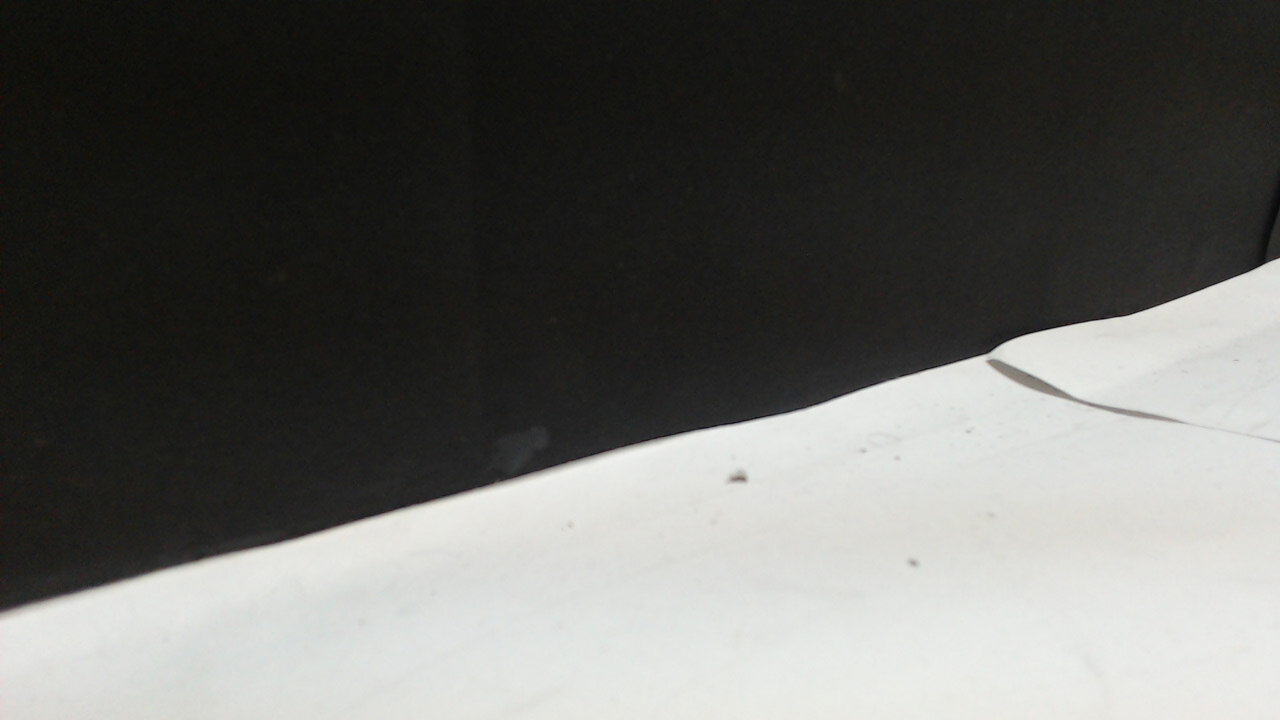
//> input picture Codes(IP Workshop)/66.jpg, 1280 x 720 px
$ ./PS3   (built with g++ and OpenCV 4)
//> lines starting //> are read from the running program, lines starting //| are printed output that depends on the picture; after the words box and inside, x2 and y2 are one past the last pixel; in counts of white or black regions, pixels touching at a corner belong together
#include<opencv2/highgui/highgui.hpp>
#include<opencv2/imgproc/imgproc.hpp>
#include<opencv2/core/core.hpp>
#include<iostream>
#include<stdio.h>
#include<bits/stdc++.h>
using namespace cv;
using namespace std;
int main()
{
	Mat img1=imread("66.jpg",0);
//> img1: 720 rows x 1280 cols, CV_8UC1; min 4, max 244, mean 102.1
	Mat img2=imread("88.jpg",0);
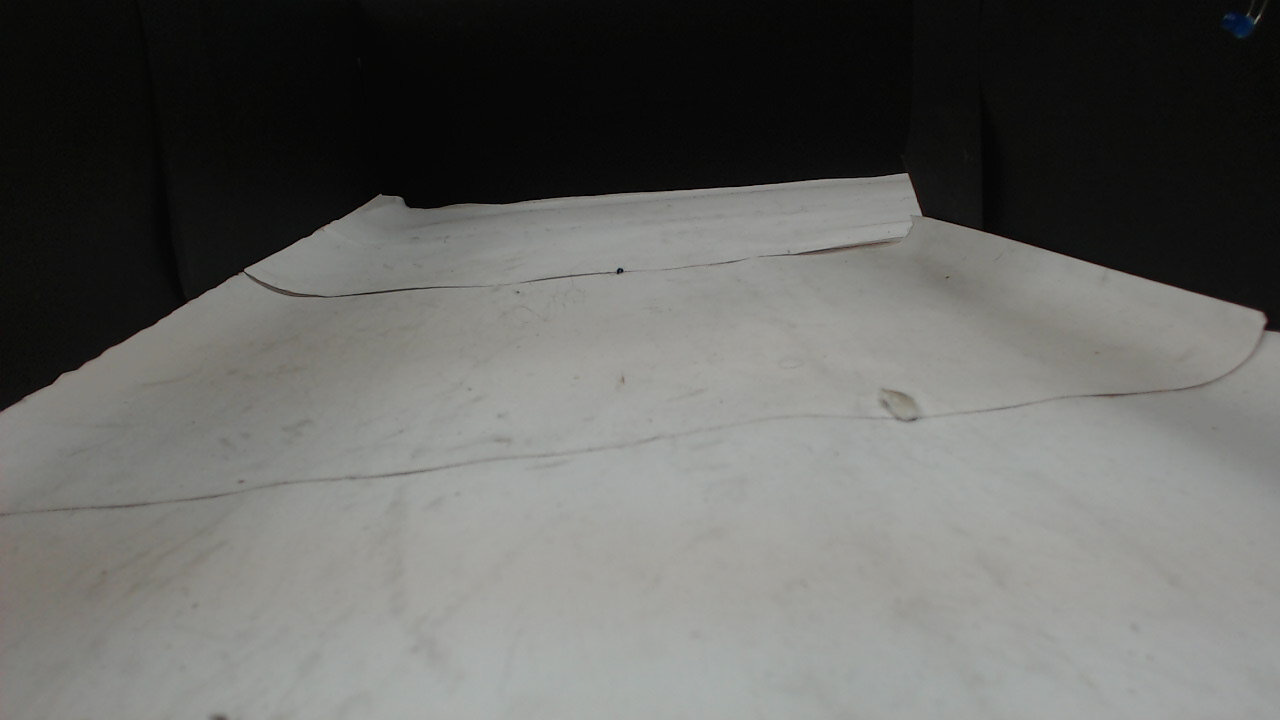
//> input picture Codes(IP Workshop)/88.jpg, 1280 x 720 px
//> img2: 720 rows x 1280 cols, CV_8UC1; min 0, max 174, mean 101.5
	Mat img3=imread("l31.jpg",0);
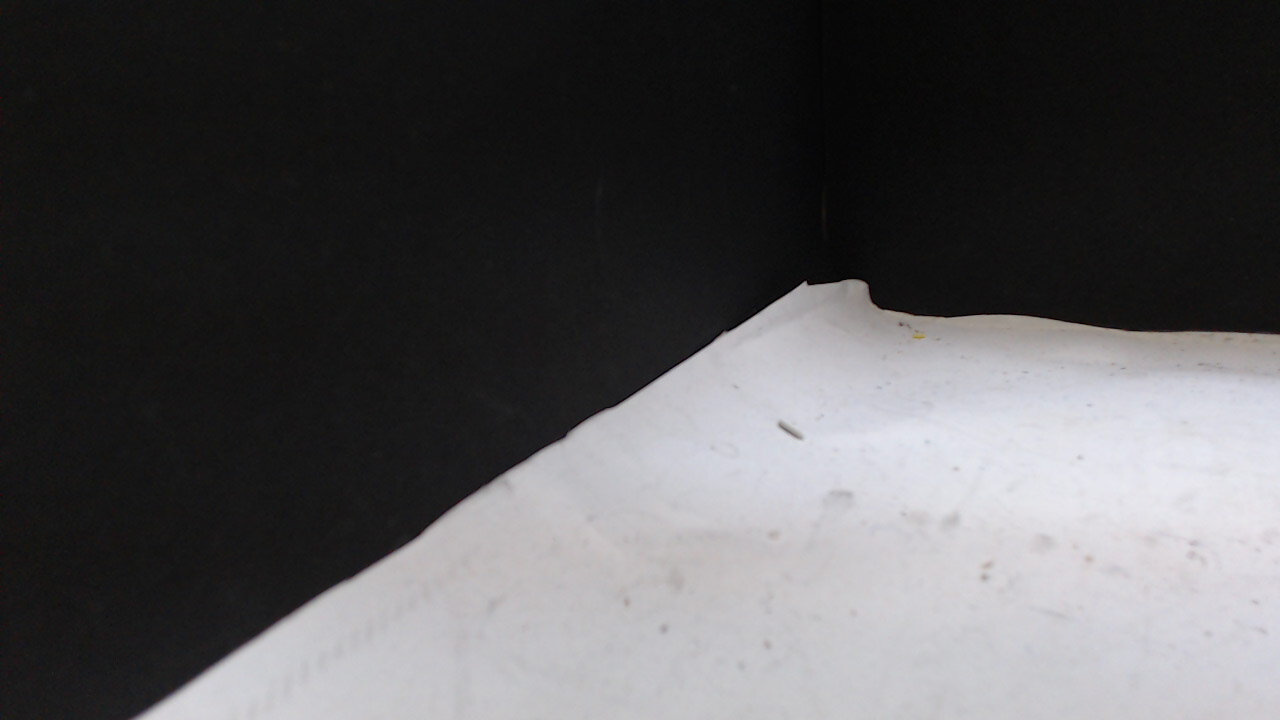
//> input picture Codes(IP Workshop)/l31.jpg, 1280 x 720 px
//> img3: 720 rows x 1280 cols, CV_8UC1; min 0, max 235, mean 85.4
    	for(int i=0;i<img1.rows;i++)
    	{
        	for(int j=0;j<img1.cols;j++)
        	{
            		if(img1.at<uchar>(i,j)>100)
                	img1.at<uchar>(i,j)=255;
            		else
                	img1.at<uchar>(i,j)=0;
        	}
    	}
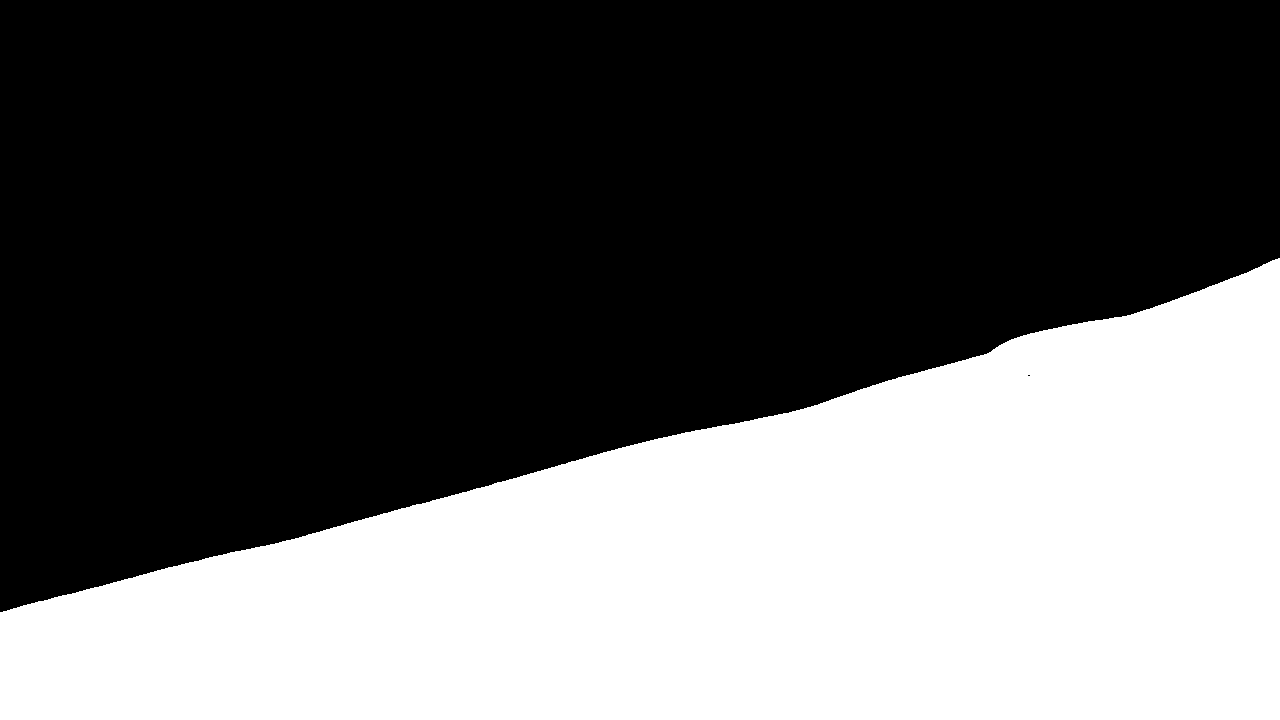
//> img1: 720 rows x 1280 cols, CV_8UC1; 38.4% white; 1 white region, box (x1, y1, x2, y2) and area: (0, 258, 1280, 720) 353504
    	for(int i=0;i<img2.rows;i++)
    	{
        	for(int j=0;j<img2.cols;j++)
        	{
            		if(img2.at<uchar>(i,j)>25)
                	img2.at<uchar>(i,j)=255;
            	else
                	img2.at<uchar>(i,j)=0;
        	}
    	}
//> img2: 720 rows x 1280 cols, CV_8UC1; 66% white; 6 black regions (4 under 20 px), largest, box (x1, y1, x2, y2) and area: (0, 0, 1280, 410) 313156, (1250, 0, 1266, 19) 161
    	for(int i=0;i<img3.rows;i++)
    	{
        	for(int j=0;j<img3.cols;j++)
        	{
            		if(img3.at<uchar>(i,j)>100)
                	img3.at<uchar>(i,j)=255;
            		else
                	img3.at<uchar>(i,j)=0;
        	}
    	}
//> img3: 720 rows x 1280 cols, CV_8UC1; 36.8% white; 1 white region, box (x1, y1, x2, y2) and area: (134, 280, 1280, 720) 338872
    	dilate(img1,img1,Mat());
    	erode(img1,img1,Mat());
//> img1: 720 rows x 1280 cols, CV_8UC1; 38.4% white; 1 white region, box (x1, y1, x2, y2) and area: (0, 258, 1280, 720) 353506
    	dilate(img2,img2,Mat());
    	erode(img2,img2,Mat());
//> img2: 720 rows x 1280 cols, CV_8UC1; 66% white; 2 black regions, box (x1, y1, x2, y2) and area: (0, 0, 1280, 410) 312934, (1251, 0, 1265, 18) 156
    	dilate(img3,img3,Mat());
    	erode(img3,img3,Mat());
//> img3: 720 rows x 1280 cols, CV_8UC1; 36.8% white; 1 white region
    	vector<vector<Point>>contours1;
    	vector<vector<Point>>contours2;
    	vector<vector<Point>>contours3;
    	vector<Vec4i>hierarchy;
    	findContours(img1,contours1,hierarchy,CV_RETR_TREE,CV_CHAIN_APPROX_SIMPLE,Point(0,0));
//> contours1 = 1 contour; box (x1, y1, x2, y2) and area: (0, 258, 1280, 720) 351942
        Mat drawing1=Mat::zeros(img1.size(),CV_8UC3);
        for( int i = 0; i< contours1.size(); i++ )
        {
            Scalar color( 255, 255, 255 );
            drawContours(drawing1, contours1, i, color, 2, 8, hierarchy, 0, Point() );
        }
//> this loop made 1 pass
//> drawing1: 720 rows x 1280 cols, CV_8UC3; 0.89% white; 1 white region
        imshow("1",drawing1);
        findContours(img2,contours2,hierarchy,CV_RETR_TREE,CV_CHAIN_APPROX_SIMPLE,Point(0,0));
//> contours2 = 19 contours, 16 with area under 20; largest, box (x1, y1, x2, y2) and area: (0, 169, 1280, 720) 606434, (1236, 0, 1267, 38) 216, (1224, 14, 1235, 20) 38
        Mat drawing2=Mat::zeros(img2.size(),CV_8UC3);
        for( int i = 0; i< contours2.size(); i++ )
        {
            Scalar color( 255, 255, 255 );
            drawContours(drawing2, contours2, i, color, 2, 8, hierarchy, 0, Point() );
        }
//> this loop made 19 passes
//> drawing2: 720 rows x 1280 cols, CV_8UC3; 1% white; 9 white regions (5 under 20 px)
        imshow("2",drawing2);
        findContours(img3,contours3,hierarchy,CV_RETR_TREE,CV_CHAIN_APPROX_SIMPLE,Point(0,0));
//> contours3 = 1 contour; box (x1, y1, x2, y2) and area: (134, 280, 1280, 720) 337532
        Mat drawing3=Mat::zeros(img3.size(),CV_8UC3);
        for( int i = 0; i< contours3.size(); i++ )
        {
            Scalar color( 255, 255, 255 );
            drawContours(drawing3, contours3, i, color, 2, 8, hierarchy, 0, Point() );
        }
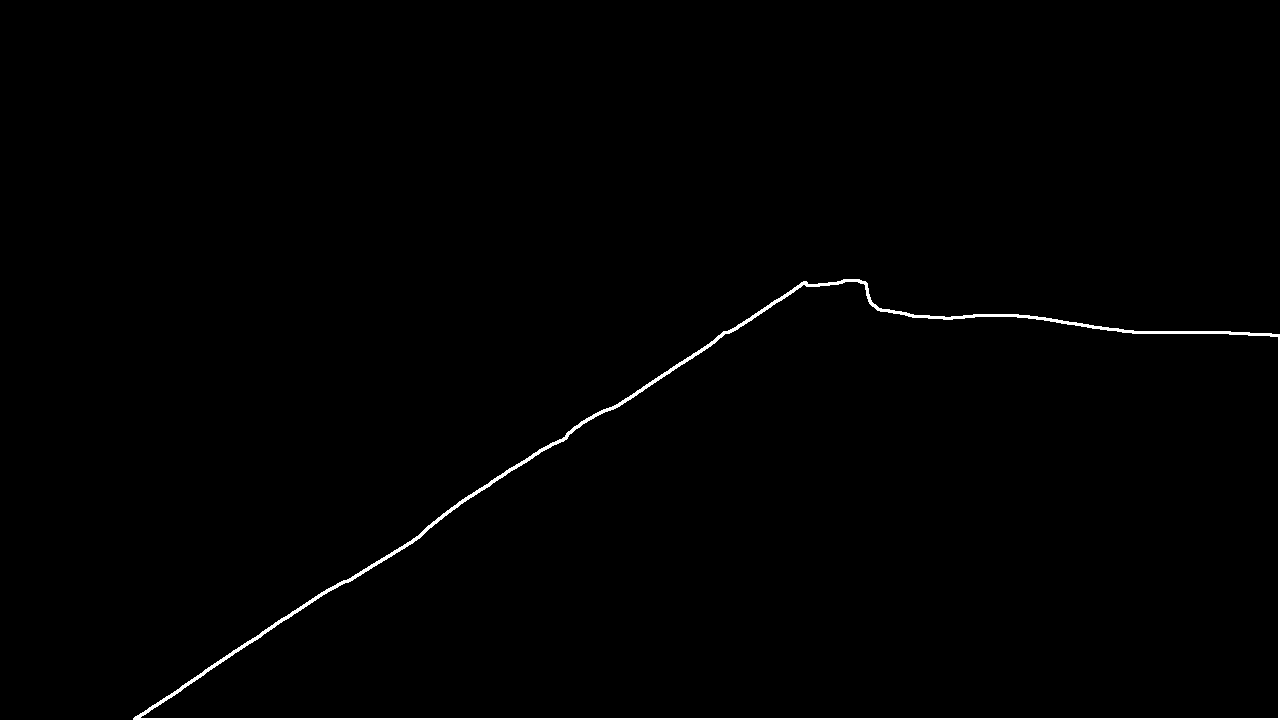
//> drawing3: 720 rows x 1280 cols, CV_8UC3; 0.82% white; 1 white region, box (x1, y1, x2, y2) and area: (133, 279, 1280, 720) 7513
        imshow("3",drawing3);
	double PI=3.14;
        Mat grey1,binary1;
        cvtColor( drawing1, grey1, COLOR_BGR2GRAY );
//> grey1: 720 rows x 1280 cols, CV_8UC1; 0.89% white; 1 white region, box (x1, y1, x2, y2) and area: (0, 257, 1280, 720) 8231
        threshold( grey1, binary1, 50,255,THRESH_BINARY );
        Moments m1 = moments(binary1,true);
//> m1 = moments, m00 8231, centre m10/m00, m01/m00 = (697.1, 539.1)
        int cx1=m1.m10/m1.m00;
//> cx1 = 697
        int cy1=m1.m01/m1.m00;
//> cy1 = 539
	double tan,theta,theta2;
        tan=(double)2*(binary1.cols/2-cx1)/binary1.rows;
//> tan = -0.158
        theta=atan(tan);
//> theta = -0.157
        theta2=theta*180/PI;
//> theta2 = -9
        if(binary1.cols/2-cx1<0)
            cout<<"Move right by "<<-theta2<<" degrees"<<endl;
//| Move right by 9.00171 degrees
        else if(binary1.cols/2-cx1>0)
            cout<<"Move left by "<<theta2<<" degrees"<<endl;
        else
            cout<<"Don't Turn"<<endl;
        Mat grey2,binary2;
        cvtColor( drawing2, grey2, COLOR_BGR2GRAY );
//> grey2: 720 rows x 1280 cols, CV_8UC1; 1% white; 9 white regions (5 under 20 px), largest, box (x1, y1, x2, y2) and area: (0, 168, 1280, 720) 8904, (1235, 0, 1268, 39) 423, (1223, 13, 1236, 21) 83, (954, 215, 961, 221) 31
        threshold( grey2, binary2, 50,255,THRESH_BINARY );
        Moments m2 = moments(binary2,true);
//> m2 = moments, m00 9478, centre m10/m00, m01/m00 = (679.4, 405.8)
        int cx2=m2.m10/m2.m00;
//> cx2 = 679
        int cy2=m2.m01/m2.m00;
//> cy2 = 405
        tan=(double)2*(binary2.cols/2-cx2)/binary2.rows;
//> tan = -0.108
        theta=atan(tan);
//> theta = -0.108
        theta2=theta*180/PI;
//> theta2 = -6.19
        if(binary2.cols/2-cx2<0)
            cout<<"Move right by "<<-theta2<<" degrees"<<endl;
//| Move right by 6.18607 degrees
        else if(binary2.cols/2-cx2>0)
            cout<<"Move left by "<<theta2<<" degrees"<<endl;
        else
            cout<<"Don't Turn"<<endl;
        Mat grey3,binary3;
        cvtColor( drawing3, grey3, COLOR_BGR2GRAY );
        threshold( grey3, binary3, 50,255,THRESH_BINARY );
        Moments m3 = moments(binary3,true);
//> m3 = moments, m00 7513, centre m10/m00, m01/m00 = (741.9, 530.6)
        int cx3=m3.m10/m3.m00;
//> cx3 = 741
        int cy3=m3.m01/m3.m00;
//> cy3 = 530
        tan=(double)2*(binary3.cols/2-cx3)/binary3.rows;
//> tan = -0.281
        theta=atan(tan);
//> theta = -0.274
        theta2=theta*180/PI;
//> theta2 = -15.68
        if(binary3.cols/2-cx3<0)
            cout<<"Move right by "<<-theta2<<" degrees"<<endl;
//| Move right by 15.6797 degrees
        else if(binary3.cols/2-cx3>0)
            cout<<"Move left by "<<theta2<<" degrees"<<endl;
        else
            cout<<"Don't Turn"<<endl;
    waitKey(0);
    return 0;

}
